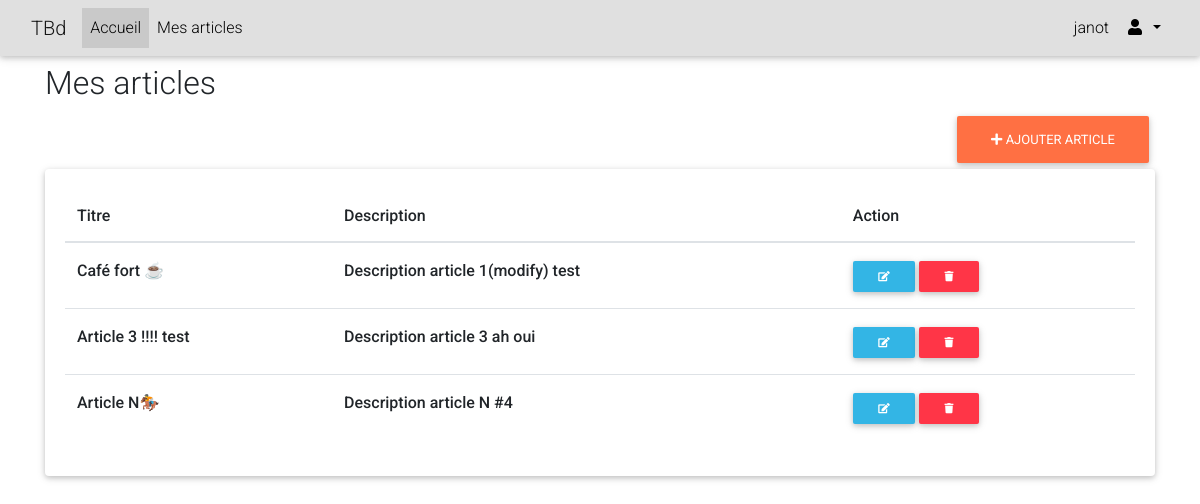
Page /my-admin/my-articles (signed in) on the committed database.
### blog/models.py (models this page shows, shortened)
class Article(models.Model):
    user = models.ForeignKey(User, on_delete=models.CASCADE, null=True)
    title = models.CharField(max_length=50)
    category= models.ForeignKey(Category, on_delete = models.CASCADE)
    desc = models.TextField()
    image = models.ImageField(null=True, blank=True)
    created_at = models.DateTimeField(auto_now_add=True)
    updated_at = models.DateTimeField(auto_now=True)

### app_admin/views.py (the view)
# urls.py: path('my-articles',user_articles,name="my-articles"),
@login_required
def user_articles(request):
    has_perm= False
    if request.user.has_perm("blog.delete_article"):
        has_perm = True
    list_articles = Article.objects.filter(user=request.user)
    return render(request, 'my-articles.html', {'list_articles':list_articles, "has_perm":has_perm})

### app_admin/templates/my-articles.html (shortened to what this page needs)
{% extends 'partials/base.html' %}
{% block content %}
<div class="container">
    <div class="row">
        <div class="col-md-12 mt-2"><h2>Mes articles</h2></div>
        <div class="col-md-12">
            <a href="{% url 'ajouter-article' %}" class="btn btn-deep-orange float-right"><i class="fas fa-plus"></i> Ajouter article</a>
        </div>
        <div class="col-md-12">
            {% if list_articles %}
            <div class="card">
                <div class="card-body">
                    <table class="table table-hover">
                        <thead>
                            <tr>
                                <th class="h6">Titre</th>
                                <th class="h6">Description</th>
                                <th class="h6">Action</th>
                            </tr>
                        </thead>
                        <tbody>
                            {% for articles in list_articles %}
                            <tr>
                                <td class="h6"><a href="" >{{articles.title}}</a></td>
                                <td class="h6"><a href="" >{{articles.desc}}</a></td>
                                <td>
                                    <a href="{% url 'update-article' articles.id %}" class="btn btn-info btn-sm" ><i class="fas fa-edit"></i></a>
                                    {% if has_perm %}
                                    <a href="{% url 'delete-article' articles.id %}" class="btn btn-danger btn-sm"><i class="fas fa-trash"></i></a>
                                    {% endif %}
                                </td>
                            </tr>
                            {% endfor %}
                    </table>
                </div>
            </div>
            {% else %}
            <h3>Vous n'avez aucun article</h3>
            {% endif %}
        </div>
    </div>
</div>
{% endblock %}

### app_admin/templates/_navadmin.html (shortened to what this page needs)
<nav class="navbar navbar-expand-lg navbar-light bg-light">
    <div class="container-fluid">
      <a class="navbar-brand" href="">TBd</a>
      <div class="collapse navbar-collapse" id="navbarSupportedContent-333">
        <ul class="navbar-nav mr-auto mb-2 mb-lg-0">
          <li class="nav-item active">
            <a class="nav-link" href="{% url 'home' %}">Accueil
            </a>
          </li>
          <li class="nav-item">
            <a class="nav-link" href="{% url 'my-articles' %}">Mes articles</a>
          </li>
        </ul>
      </div>
        <ul class="navbar-nav ml-auto nav-flex-icons">
            {% if user.is_authenticated %}
            <li class="nav-item">
                <span class="nav-link">{{user.username}}</span>
            </li>
            {% endif %}
            <li class="nav-item dropdown">
                <a class="nav-link dropdown-toggle" id="navbarDropdownMenuLink-333" data-toggle="dropdown" aria-haspopup="true" aria-expanded="false">
                    <i class="fas fa-user"></i>
                </a>
            </li>
        </ul>
    </div>
  </nav>

### rows in the picture
Article: title "Café fort ☕", desc "Description article 1(modify) test"
Article: title "Article 3 !!!! test", desc "Description article 3 ah oui"
Article: title "Article N🏇", desc "Description article N #4"

### other values in the picture
{{ user.username }} "janot"
